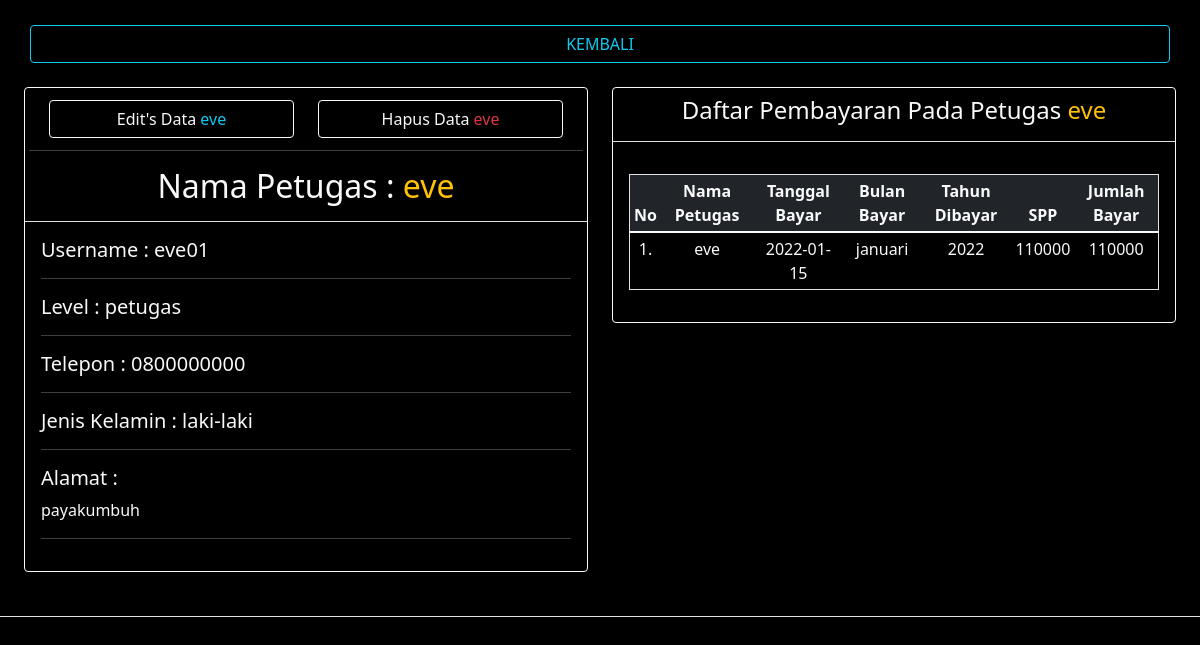
The page /admin/petugas/detail.php?id=1 on the database its author committed.
### tables this page shows
CREATE TABLE `petugas` (
  `id_petugas` int(11) NOT NULL,
  `username` varchar(25) NOT NULL,
  `password` varchar(32) NOT NULL,
  `nama_petugas` varchar(35) NOT NULL,
  `level` enum('admin','petugas') NOT NULL,
  `alamat` text NOT NULL,
  `no_telp` varchar(13) NOT NULL,
  `jenis_kelamin` enum('laki-laki','perempuan') NOT NULL
);

CREATE TABLE `pembayaran` (
  `id_pembayaran` int(11) NOT NULL,
  `id_petugas` int(11) NOT NULL,
  `nisn` varchar(10) NOT NULL,
  `tgl_bayar` date NOT NULL,
  `bulan_dibayar` varchar(8) NOT NULL,
  `tahun_dibayar` varchar(4) NOT NULL,
  `id_spp` int(11) NOT NULL,
  `jumlah_bayar` int(11) NOT NULL
);

CREATE TABLE `spp` (
  `id_spp` int(11) NOT NULL,
  `tahun` int(11) NOT NULL,
  `nominal` int(11) NOT NULL
);

### admin/petugas/detail.php (the view, shortened to what this page needs)
<?php
include_once '../koneksi.php';
$id = $_GET['id'];
$result_petugas = mysqli_query(
  $conn,
  "SELECT * FROM petugas where id_petugas=$id
  "
);
$petugas = mysqli_fetch_assoc($result_petugas);
?>
<!DOCTYPE html>
<html lang="en">
<head>
  <link href="https://cdn.jsdelivr.net/npm/bootstrap@5.1.3/dist/css/bootstrap.min.css" rel="stylesheet">
</head>
<body class="bgrn">
  <main class="border-bottom" style="margin-top: 25px;">
    <div class="container-fluid">
      <a href="../petugas/?search" class="btn btn-outline-info container-sm d-block">KEMBALI</a>
      <br>
      <div class="container-fluid">
        <div class="row">
          <div class="col-lg-6 mb-3">
            <div class="card mb-1 border-light text-light" style="width:auto; background-color:black;">
              <div class="card-header m-auto border-bottom text-center">
                <div class="row">
                  <div class="row btn-sm m-auto">
                    <div class="col-lg-6 mb-2">
                      <a href="./edit.php?id=<?= $petugas['id_petugas']; ?>" class="btn btn-outline-light d-block">Edit's Data <span class="text-info"><?= $petugas['nama_petugas']; ?></span></a>
                    </div>
                    <div class="col-lg-6 mb-2">
                      <a href="./hapus.php?id=<?= $petugas['id_petugas']; ?>" class=" btn btn-outline-light d-block">Hapus Data <span class="text-danger"><?= $petugas['nama_petugas']; ?></span></a>
                    </div>
                  </div>
                  <hr>
                  <h2 class="">Nama Petugas : <span class="text-warning"><?= $petugas['nama_petugas']; ?></span></h2>
                </div>
              </div>
              <div class="card-body">
                <h5>Username : <?= $petugas['username']; ?></h5>
                <hr>
                <h5>Level : <?= $petugas['level']; ?></h5>
                <hr>
                <h5>Telepon : <?= $petugas['no_telp']; ?></h5>
                <hr>
                <h5>Jenis Kelamin : <?= $petugas['jenis_kelamin']; ?></h5>
                <hr>
                <h5> Alamat : </h5>
                <p><?= $petugas['alamat']; ?></p>
                <hr>
              </div>
            </div>
          </div>
          <div class="col-lg-6">
            <div class="card border-light text-light" style="width:auto; background-color:black;">
              <div class="card-header border-bottom text-center">
                <h4>Daftar Pembayaran Pada Petugas <span class="text-warning"><?= $petugas['nama_petugas']; ?></span></h4>
              </div>
              <div class="card-body table-responsive">
                <table id="" class="table text-light border table-sm mt-3">
                  <thead class="text-center bg-dark">
                    <th>No</th>
                    <th>Nama Petugas</th>
                    <th>Tanggal Bayar</th>
                    <th>Bulan Bayar</th>
                    <th>Tahun Dibayar</th>
                    <th>SPP</th>
                    <th>Jumlah Bayar</th>
                  </thead>
                  <tbody id="myTable">
                    <?php $angka = 1; ?>
                    <?php
                    $result_pembayaran = mysqli_query(
                      $conn,
                      "SELECT * FROM petugas,spp,siswa,pembayaran
                         where pembayaran.id_petugas=petugas.id_petugas and pembayaran.nisn=siswa.nisn and pembayaran.id_spp=spp.id_spp and petugas.id_petugas=$id
                      "
                    );
                    ?>
                    <?php while ($pembayaran = mysqli_fetch_assoc($result_pembayaran)) : ?>
                      <tr class="text-center text_light">
                        <td><?= $angka++; ?>.</td>
                        <td><?= $pembayaran['nama_petugas']; ?></td>
                        <td><?= $pembayaran['tgl_bayar']; ?></td>
                        <td><?= $pembayaran['bulan_dibayar']; ?></td>
                        <td><?= $pembayaran['tahun_dibayar']; ?></td>
                        <td><?= $pembayaran['nominal']; ?></td>
                        <td><?= $pembayaran['jumlah_bayar']; ?></td>
                      </tr>
                    <?php endwhile; ?>
                  </tbody>
                </table>
              </div>
            </div>
          </div>
        </div>
      </div>
      <br>
  </main>
</body>
</html>

### admin/petugas/detail.php (style rules this page uses)
.bgrn { background-color: black; background-repeat: no-repeat; background-attachment: fixed; background-size: cover; }

### rows shown on the page
petugas: nama_petugas "eve", username "eve01", level "petugas", no_telp "0800000000", jenis_kelamin "laki-laki", alamat "payakumbuh", pembayaran.tgl_bayar "2022-01-15", pembayaran.bulan_dibayar "januari", pembayaran.tahun_dibayar "2022", spp.nominal "110000", pembayaran.jumlah_bayar "110000"
